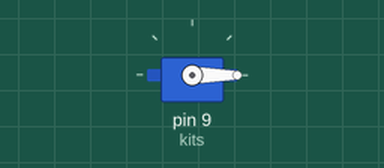
Simulated run of this sketch. Board: Arduino Uno, built with avr-gcc and run on an emulated ATmega328P. On the bench: servo.

Above: at 0.05 s.
At 9.0 s:
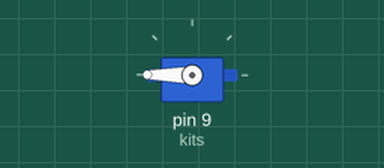
Timing chart, 0 to 11.7 s (numbered marks = the images above):
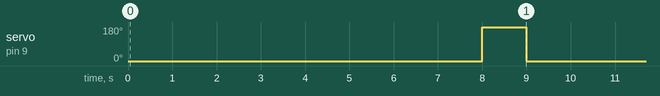

The sketch:

servo.ino
```cpp
#include <AFMotor.h>
#include <Servo.h>
Servo kits;

int servo_position=0;


void setup() {
  // put your setup code here, to run once:
  kits.attach(9);
}

void loop() {
  kits.write(0);
  delay(8000);
  kits.write(360);
  delay(1000);

}
```

Measured:
- by itself, servo on pin 9 (kits): alternates 180° for 1.0 s and 0° for 8.0 s
